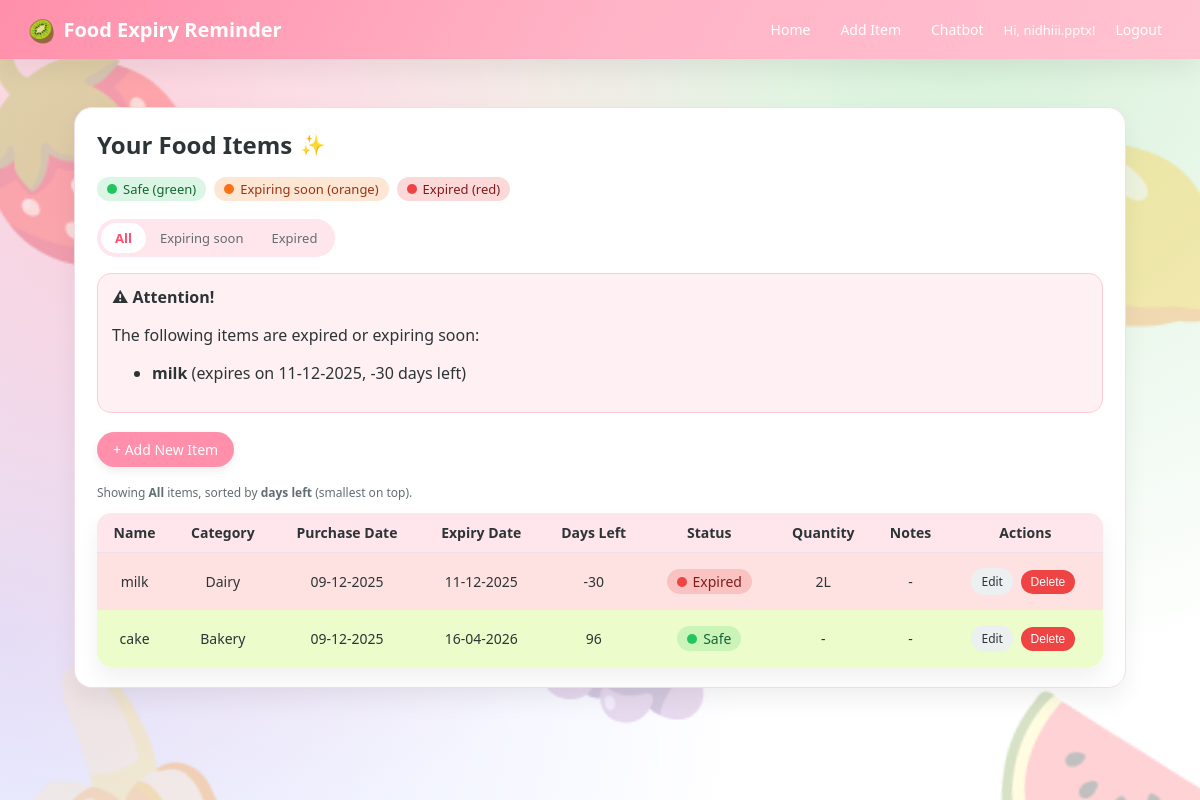
The app's page / (signed in) with its own data.
### app.py (models this page shows, shortened)
class User(UserMixin, db.Model):
    id = db.Column(db.Integer, primary_key=True)
    username = db.Column(db.String(80), unique=True, nullable=False)
    email = db.Column(db.String(120), unique=True, nullable=False)
    password_hash = db.Column(db.String(200), nullable=False)

class Item(db.Model):
    id = db.Column(db.Integer, primary_key=True)
    name = db.Column(db.String(100), nullable=False)
    category = db.Column(db.String(50))
    purchase_date = db.Column(db.Date, nullable=False)
    expiry_date = db.Column(db.Date, nullable=False)
    quantity = db.Column(db.String(20))
    notes = db.Column(db.Text)
    user_id = db.Column(db.Integer, db.ForeignKey("user.id"), nullable=False)
    user = db.relationship("User", backref=db.backref("items", lazy=True))
    @property
    def days_left(self):
        return (self.expiry_date - date.today()).days
    @property
    def status(self):
        d = self.days_left
        if d < 0:
            return "expired"
        elif d <= 3:
            return "expiring_soon"
        else:
            return "safe"

### app.py (the view)
@app.route("/")
@login_required
def index():
    filter_mode = request.args.get("filter", "all")
    all_items = Item.query.filter_by(user_id=current_user.id).all()
    if filter_mode == "soon":
        filtered = [i for i in all_items if i.status == "expiring_soon"]
    elif filter_mode == "expired":
        filtered = [i for i in all_items if i.status == "expired"]
    else:
        filter_mode = "all"  # sanitize
        filtered = all_items
    items = sorted(filtered, key=lambda i: i.days_left)
    alerts = [item for item in all_items if item.status in ("expired", "expiring_soon")]
    recipe_suggestions = {
        item.id: suggest_recipes_for_item(item)
        for item in items
        if item.status == "expiring_soon"
    }
    return render_template(
        "index.html",
        items=items,
        alerts=alerts,
        today=date.today(),
        current_filter=filter_mode,
        recipe_suggestions=recipe_suggestions,
    )

### app.py (called while the page is built)
@login_manager.user_loader
def load_user(user_id):
    return User.query.get(int(user_id))

### templates/index.html (shortened to what this page needs)
{% extends "base.html" %}
{% block content %}
<div class="card">
    <h1>Your Food Items</h1>
    <div class="status-legend">
        <span class="status-chip safe">
            <span class="status-dot safe"></span> Safe (green)
        </span>
        <span class="status-chip soon">
            <span class="status-dot soon"></span> Expiring soon (orange)
        </span>
        <span class="status-chip expired">
            <span class="status-dot expired"></span> Expired (red)
        </span>
    </div>
    <div class="tabs">
        <a href="{{ url_for('index', filter='all') }}"
           class="tab {% if current_filter == 'all' %}active{% endif %}">
            All
        </a>
        <a href="{{ url_for('index', filter='soon') }}"
           class="tab {% if current_filter == 'soon' %}active{% endif %}">
            Expiring soon
        </a>
        <a href="{{ url_for('index', filter='expired') }}"
           class="tab {% if current_filter == 'expired' %}active{% endif %}">
            Expired
        </a>
    </div>
    {% if alerts and current_filter == 'all' %}
        <div class="alert-box">
            <h3>⚠ Attention!</h3>
            <p>The following items are expired or expiring soon:</p>
            <ul>
                {% for item in alerts %}
                    <li>
                        <strong>{{ item.name }}</strong>
                        (expires on {{ item.expiry_date.strftime('%d-%m-%Y') }},
                        {{ item.days_left }} days left)
                    </li>
                {% endfor %}
            </ul>
        </div>
    {% endif %}
    <a class="btn primary" href="{{ url_for('add_item') }}">+ Add New Item</a>
    {% if items %}
        <p class="helper-text">
            Showing <strong>{{ current_filter|capitalize }}</strong> items,
            sorted by <strong>days left</strong> (smallest on top).
        </p>
        <div class="items-table-wrapper">
            <table class="items-table">
                <thead>
                <tr>
                    <th>Name</th>
                    <th>Category</th>
                    <th>Purchase Date</th>
                    <th>Expiry Date</th>
                    <th>Days Left</th>
                    <th>Status</th>
                    <th>Quantity</th>
                    <th>Notes</th>
                    <th>Actions</th>
                </tr>
                </thead>
                <tbody>
                {% for item in items %}
                    <tr class="{{ item.status }}">
                        <td>{{ item.name }}</td>
                        <td>{{ item.category or '-' }}</td>
                        <td>{{ item.purchase_date.strftime('%d-%m-%Y') }}</td>
                        <td>{{ item.expiry_date.strftime('%d-%m-%Y') }}</td>
                        <td>{{ item.days_left }}</td>
                        <td>
                            {% if item.status == 'expired' %}
                                <span class="status-chip expired">
                                    <span class="status-dot expired"></span> Expired
                                </span>
                            {% elif item.status == 'expiring_soon' %}
                                <span class="status-chip soon">
                                    <span class="status-dot soon"></span> Expiring soon
                                </span>
                            {% else %}
                                <span class="status-chip safe">
                                    <span class="status-dot safe"></span> Safe
                                </span>
                            {% endif %}
                        </td>
                        <td>{{ item.quantity or '-' }}</td>
                        <td>{{ item.notes or '-' }}</td>
                        <td>
                            <a class="btn small" href="{{ url_for('edit_item', item_id=item.id) }}">Edit</a>
                            <form action="{{ url_for('delete_item', item_id=item.id) }}"
                                  method="post" style="display:inline;">
                                <button class="btn danger small" type="submit"
                                        onclick="return confirm('Delete this item?');">
                                    Delete
                                </button>
                            </form>
                        </td>
                    </tr>
                {% endfor %}
                </tbody>
            </table>
        </div>
    {% else %}
        <p>No items found in this view. Try switching tabs or adding a new item 💗</p>
    {% endif %}
</div>
{% endblock %}

### templates/base.html (shortened to what this page needs)
<!DOCTYPE html>
<html lang="en">
<head>
    <link rel="stylesheet" href="{{ url_for('static', filename='style.css') }}">
</head>
<body>
<div class="floating-fruits">
    <div class="floating-fruit fruit-1">🍓</div>
    <div class="floating-fruit fruit-2">🍋</div>
    <div class="floating-fruit fruit-3">🍌</div>
    <div class="floating-fruit fruit-4">🍉</div>
    <div class="floating-fruit fruit-5">🍇</div>
</div>
<nav class="navbar">
    <div class="logo">Food Expiry Reminder</div>
    <div class="nav-links">
        {% if current_user.is_authenticated %}
            <a href="{{ url_for('index') }}">Home</a>
            <a href="{{ url_for('add_item') }}">Add Item</a>
            <a href="{{ url_for('chat') }}">Chatbot</a>
            <span class="welcome-text">Hi, {{ current_user.username }}!</span>
            <a href="{{ url_for('logout') }}">Logout</a>
        {% else %}
            <a href="{{ url_for('login') }}">Login</a>
            <a href="{{ url_for('register') }}">Register</a>
        {% endif %}
    </div>
</nav>
<div class="container">
    {% block content %}{% endblock %}
</div>
</body>
</html>

### records on screen
User: username "nidhiii.pptx"
Item: name "milk", expiry_date "11-12-2025", days_left "-30", category "Dairy", purchase_date "09-12-2025", shows "Expired", quantity "2L", notes "-"
Item: name "cake", category "Bakery", purchase_date "09-12-2025", expiry_date "16-04-2026", days_left "96", shows "Safe", quantity "-", notes "-"

### other values on screen
{{ current_filter|capitalize }} "All"
